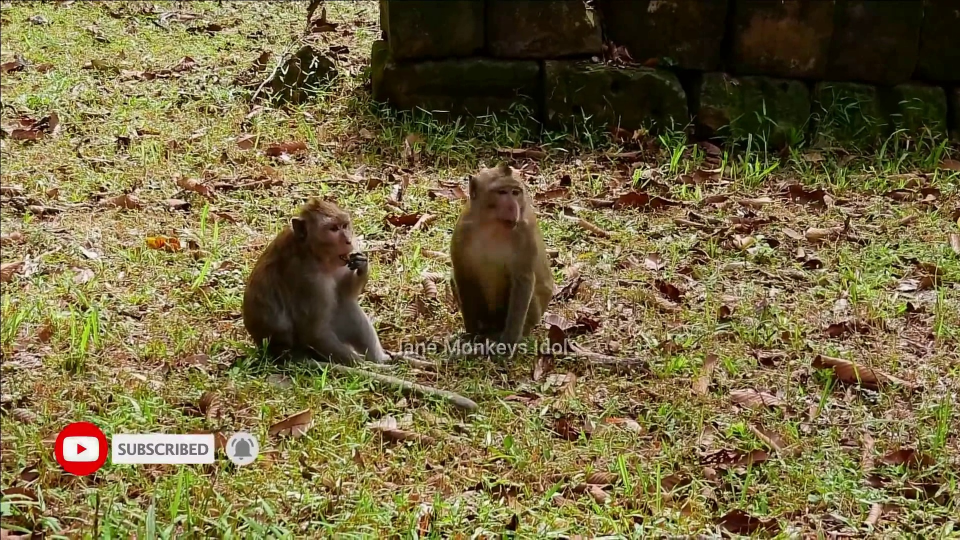
#> input picture images_monkey/frame10_17.jpg, 1920 x 1080 px, found by its file name (shown at 1/2 size); its folder holds 4 pictures in this run
$ python dataset.py
#> lines starting #> are read from the running program, lines starting #| are printed output that depends on the picture
import os
import cv2
import numpy as np
from tqdm import tqdm
import random
import math
import shutil
from pathlib import Path


def create_directories():
    """Create necessary directories for the dataset"""
    source_dir = r'/mnt/zone/B/Sayak/images_monkey'
    dataset_dir = r'/mnt/zone/B/Sayak/dataset'
    masks_dir = r'/mnt/zone/B/Sayak/dataset/masks'
    cage_dir = r'/mnt/zone/B/Sayak/cages'

    os.makedirs(dataset_dir, exist_ok=True)
    os.makedirs(masks_dir, exist_ok=True)
    os.makedirs(cage_dir, exist_ok=True)

    return source_dir, dataset_dir, masks_dir, cage_dir


def load_and_resize_images(directory, target_size=(512, 288)):
    """Load all images from a directory, resize them, and preserve alpha channels"""
#> called with directory = '/mnt/zone/B/Sayak/images_monkey', target_size = (512, 288)
    image_extensions = ['.jpg', '.jpeg', '.png', '.bmp', '.tif', '.tiff']
    images = []
    image_paths = []

    print(f"Loading and resizing images from {directory} to {target_size}...")
    for filename in os.listdir(directory):
        file_path = os.path.join(directory, filename)
        if os.path.isfile(file_path) and any(filename.lower().endswith(ext) for ext in image_extensions):
            # Use IMREAD_UNCHANGED to preserve alpha channel
            img = cv2.imread(file_path, cv2.IMREAD_UNCHANGED)
#> img is the input picture: shape (1080, 1920, 3); mean B, G, R 65.4, 103.9, 116.5
            if img is not None:
                # If image is grayscale, convert to RGB
                if len(img.shape) == 2:
                    img = cv2.cvtColor(img, cv2.COLOR_GRAY2RGB)
                # If image has no alpha but is a PNG, add alpha channel
                elif img.shape[2] == 3 and filename.lower().endswith('.png'):
                    img = cv2.cvtColor(img, cv2.COLOR_RGB2RGBA)
                    img[:, :, 3] = 255  # Set alpha to fully opaque

                # Resize the image to target size
                if len(img.shape) > 2 and img.shape[2] == 4:  # Image with alpha channel
                    # Resize preserving alpha channel
                    resized_img = cv2.resize(img, target_size, interpolation=cv2.INTER_AREA)
                else:  # RGB image
                    resized_img = cv2.resize(img, target_size, interpolation=cv2.INTER_AREA)
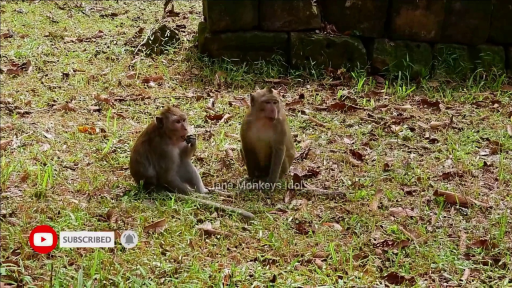
#> resized_img: shape (288, 512, 3); mean B, G, R 65.3, 103.9, 116.5

                images.append(resized_img)
                image_paths.append(file_path)
#> pass 2 of the loop in load_and_resize_images, `for filename in os.listdir(directory):`:
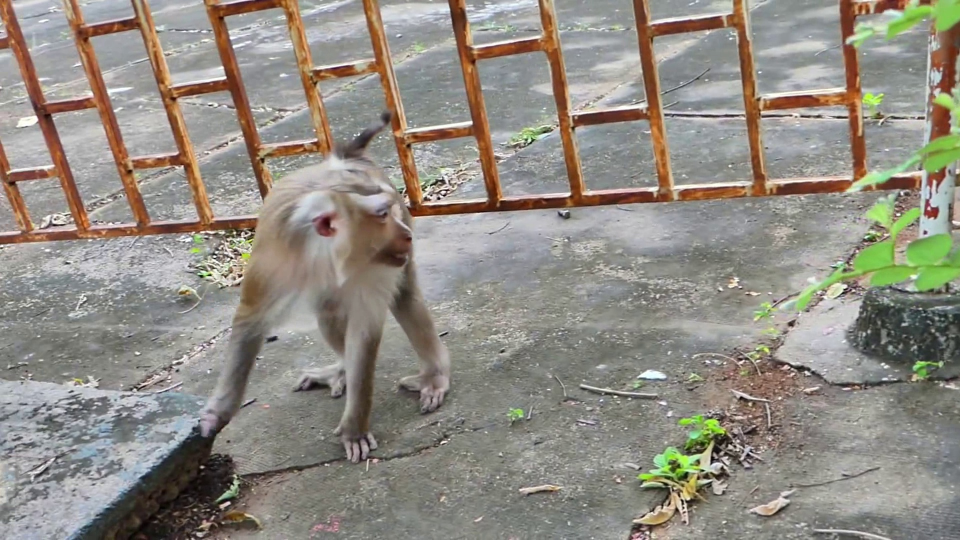
#> input picture images_monkey/frame10_20.jpg, 1920 x 1080 px, found by its file name (shown at 1/2 size)
#> in load_and_resize_images, img is the input picture: shape (1080, 1920, 3); mean B, G, R 131.3, 140.1, 145
#> in load_and_resize_images, `resized_img = cv2.resize(img, target_size, interpolation=cv2.INTER_AREA)`:
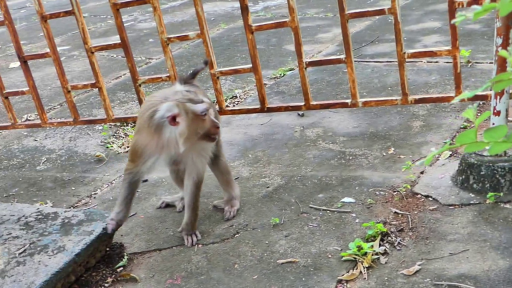
#> resized_img: shape (288, 512, 3); mean B, G, R 131.3, 140.1, 145
#> pass 3 of the loop in load_and_resize_images, `for filename in os.listdir(directory):`:
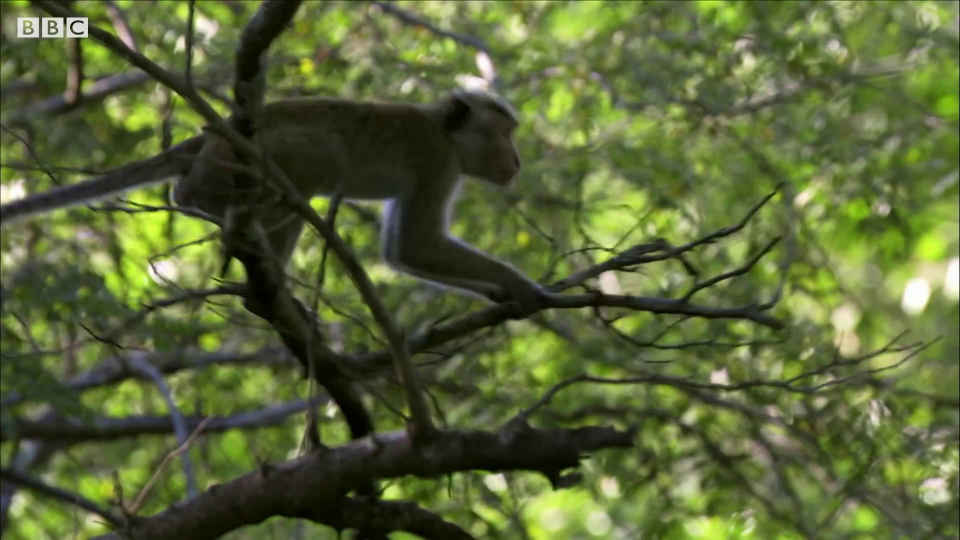
#> input picture images_monkey/frame10_56.jpg, 1920 x 1080 px, found by its file name (shown at 1/2 size)
#> in load_and_resize_images, img is the input picture: shape (1080, 1920, 3); mean B, G, R 55.6, 100.8, 89.3
#> in load_and_resize_images, `resized_img = cv2.resize(img, target_size, interpolation=cv2.INTER_AREA)`:
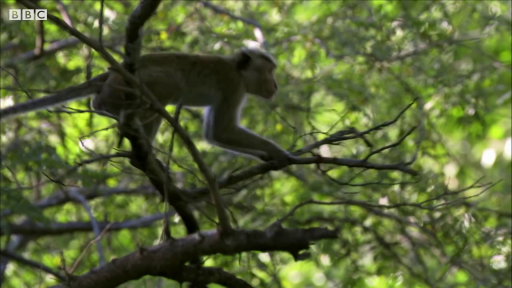
#> resized_img: shape (288, 512, 3); mean B, G, R 55.6, 100.8, 89.3
#> the loop made 4 passes; the first 3 are shown

    print(f"Loaded and resized {len(images)} images from {directory}")
    return images, image_paths


# [122 lines left out: functions random_zoom, adjust_brightness_contrast, adjust_saturation, overlay_cage, not called in this run]


def generate_dataset(source_dir, dataset_dir, masks_dir, cage_dir, target_size=(512, 288)):
    """Generate the dataset by overlaying cages on source images"""
    # Load and resize source images and cage images
    source_images, source_paths = load_and_resize_images(source_dir, target_size)
    cage_images, cage_paths = load_and_resize_images(cage_dir, target_size)

    if not source_images or not cage_images:
        print("Error: No images found in source or cage directories.")
        return

    # Create a list to store generated image paths
    generated_images = []

    # Generate all permutations
    total_combinations = len(source_images) * len(cage_images)
    print(f"Generating {total_combinations} images with size {target_size}...")

    with tqdm(total=total_combinations) as pbar:
        for i, source_img in enumerate(source_images):
            source_name = os.path.basename(source_paths[i])
            source_name = os.path.splitext(source_name)[0]

            for j, cage_img in enumerate(cage_images):
                cage_name = os.path.basename(cage_paths[j])
                cage_name = os.path.splitext(cage_name)[0]

                # Generate a unique name for this combination
                output_name = f"{source_name}_cage_{cage_name}"

                # Create variations with augmentation
                overlayed_img, mask = overlay_cage(source_img, cage_img, augment=True)

                # Save the overlayed image
                output_path = os.path.join(dataset_dir, f"{output_name}.jpg")
                cv2.imwrite(output_path, overlayed_img)

                # Save the mask
                mask_path = os.path.join(masks_dir, f"{output_name}.jpg")
                cv2.imwrite(mask_path, mask)

                # Add to the list of generated images
                generated_images.append(output_path)

                pbar.update(1)

    print(f"Dataset generation complete. Generated {len(generated_images)} images.")
    return generated_images


# [51 lines left out: function create_additional_augmentations, not called in this run]


def main():
    # Define target size
    target_size = (512, 288)

    # Create directories
    source_dir, dataset_dir, masks_dir, cage_dir = create_directories()

    # Check if cage images need to be copied from another location
    cage_source = r'/media/big_zone/Sayak/cage_images'  # Adjust this to your actual cage images location
    if os.path.exists(cage_source) and os.path.isdir(cage_source) and len(os.listdir(cage_dir)) == 0:
        print(f"Copying cage images from {cage_source} to {cage_dir}...")
        for file in os.listdir(cage_source):
            if file.lower().endswith(('.jpg', '.jpeg', '.png', '.bmp')):
                shutil.copy(os.path.join(cage_source, file), os.path.join(cage_dir, file))

    # Generate the dataset with specified target size
    generated_images = generate_dataset(source_dir, dataset_dir, masks_dir, cage_dir, target_size)

    # Create additional augmentations
    create_additional_augmentations(dataset_dir, masks_dir, num_augmentations=3, target_size=target_size)

    print("Dataset creation complete!")

    # Print statistics
    total_images = len([f for f in os.listdir(dataset_dir) if f.endswith('.jpg')])
    total_masks = len([f for f in os.listdir(masks_dir) if f.endswith('.jpg')])

    print(f"Total images in dataset: {total_images}")
    print(f"Total masks in dataset: {total_masks}")
    print(f"All images are resized to {target_size[0]}x{target_size[1]} pixels")


if __name__ == "__main__":
#> (the run stopped early here; a loop or call above may not have finished)
